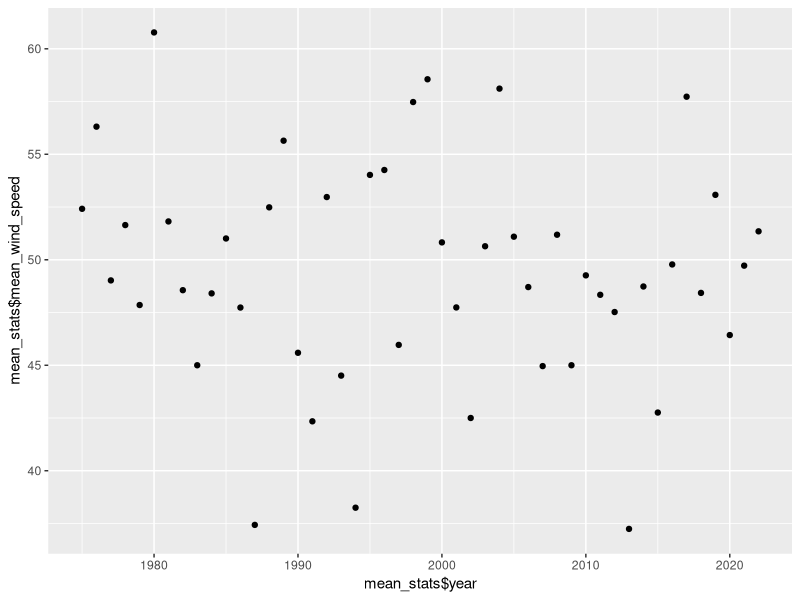
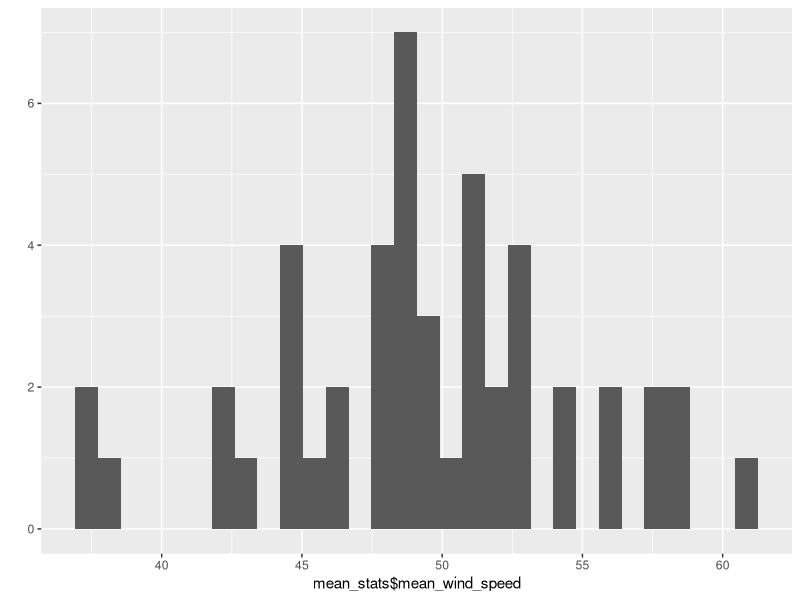
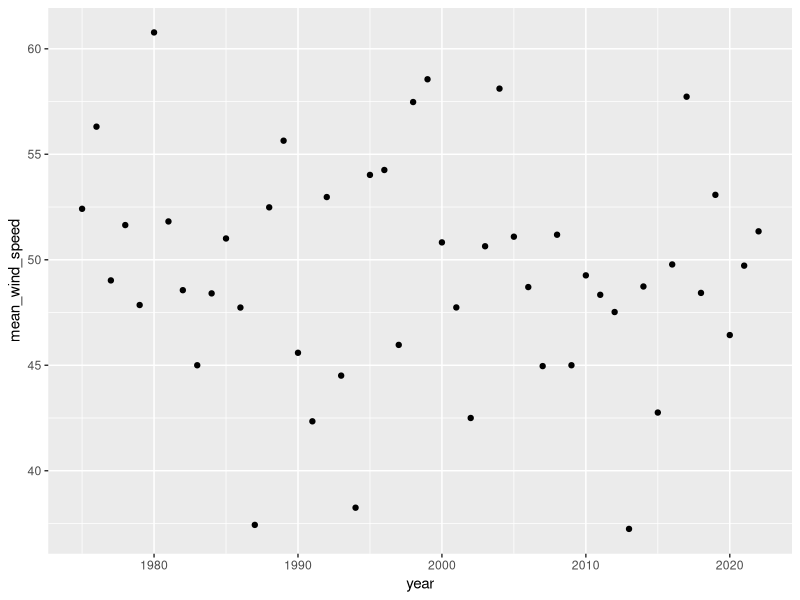
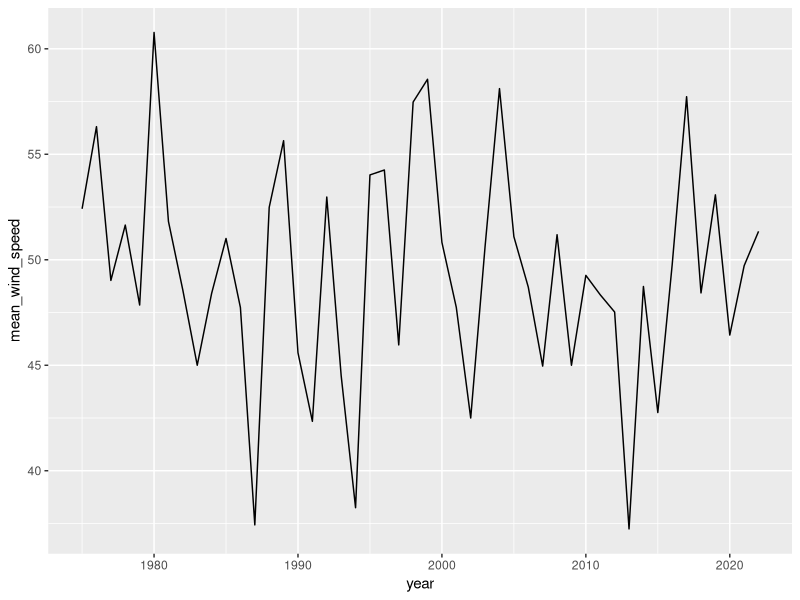
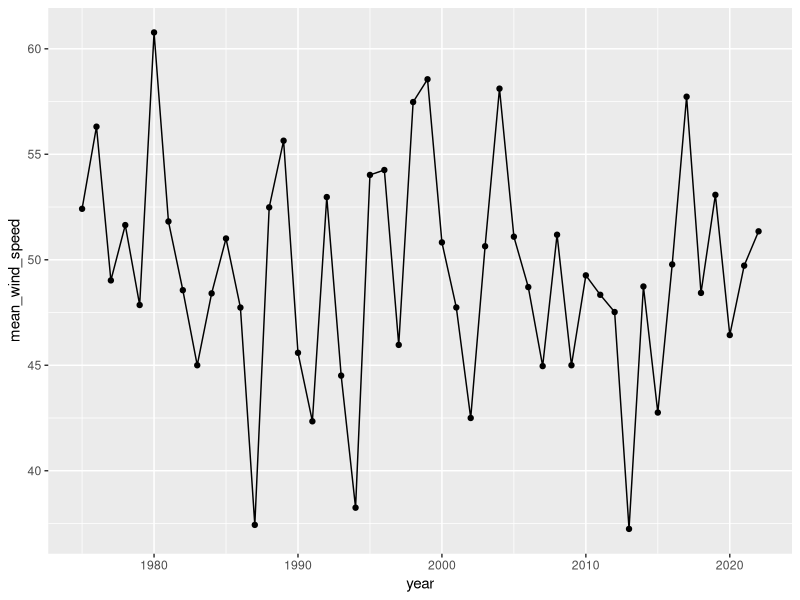
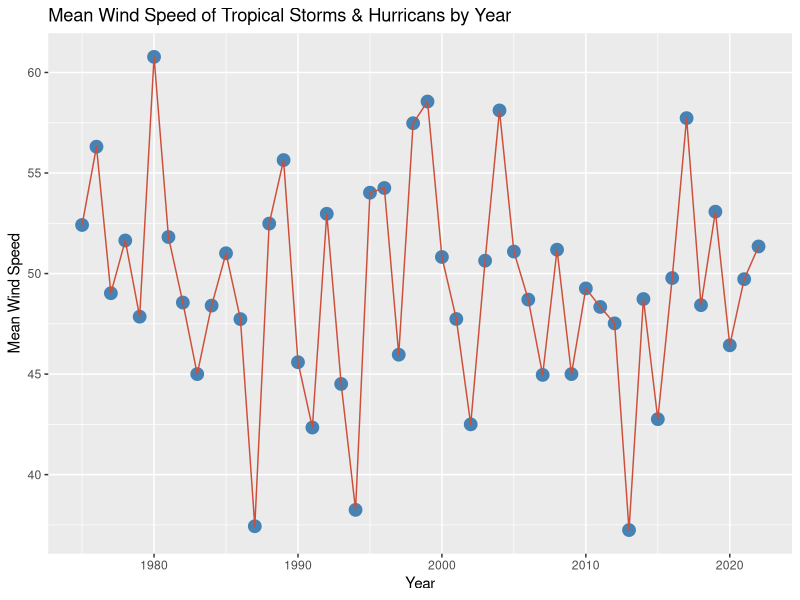
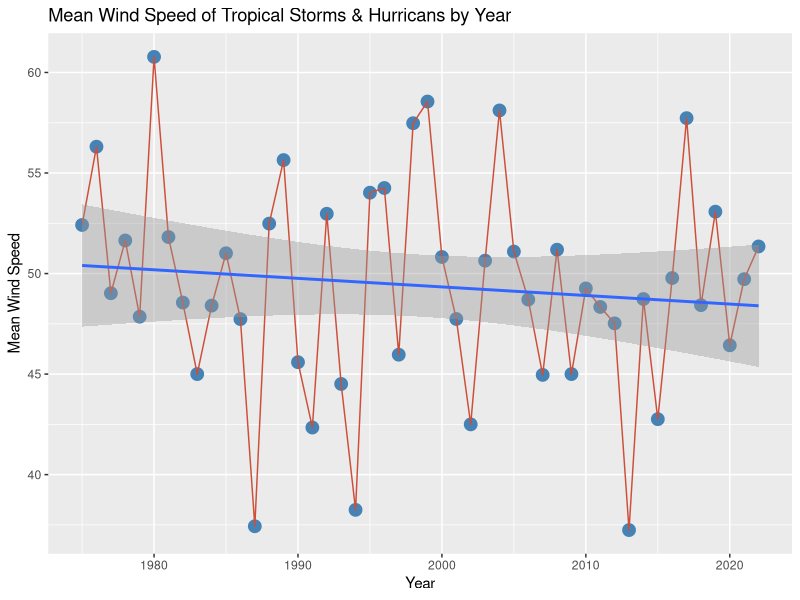

Generate these figures, in order, with R:
# ggplot2 examples using the 'storms' data set
library(ggplot2)
library(dplyr)

#=== This is the dplyr section from 01_dplyr_storms_example.R
# We’ll use the dplyr built in ‘storms’ data set
storms
tail(storms)

# Example dplyr pipeline
mean_stats <- storms %>%
  group_by(year) %>%
  summarize(mean_wind_speed = mean(wind),
            mean_air_pressure = mean(pressure)) %>%
  arrange(desc(mean_wind_speed))

mean_stats


#=== Now onto the ggplot2 stuff
# qplot examples
p1 <- qplot(mean_stats$year, mean_stats$mean_wind_speed)
p1
p2 <- qplot(mean_stats$mean_wind_speed)
p2

# ggplot examples
# points
p3 <- ggplot(mean_stats, aes(year, mean_wind_speed)) +
  geom_point()
p3

# lines
p4 <- ggplot(mean_stats, aes(year, mean_wind_speed)) +
  geom_line()
p4

# points and lines
p5 <- ggplot(mean_stats, aes(year, mean_wind_speed)) +
  geom_point() +
  geom_line()
p5

# Let's make it a bit nicer
p6 <- ggplot(mean_stats, aes(year, mean_wind_speed)) +
  geom_point(color = "steelblue", size = 4) +
  geom_line(color = "tomato3") +
  labs(
    title = "Mean Wind Speed of Tropical Storms & Hurricans by Year",
    x = "Year",
    y = "Mean Wind Speed"
  )
p6

# We can also add a trend line (statistical summary)
# Look! we can reuse the plot above and add on to it!
p7 <- p6 +
  # This makes a simple linear trend line with 95% CI's
  geom_smooth(method = "lm")
p7

